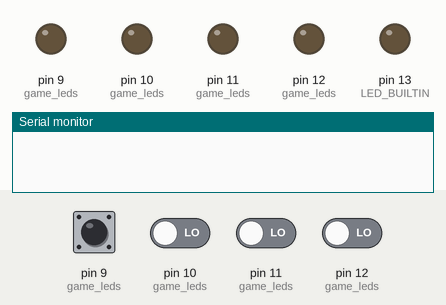
This sketch was run on a simulated Arduino Uno, built with avr-gcc and run on an emulated ATmega328P. Parts: output pins drawn as LEDs (lit = HIGH), the last lines printed to the serial monitor. Dashed ring = blinking. The inputs (shaded band) are chosen by the test bench; at power-on: pin 9 (game_leds), pin 10 (game_leds), pin 11 (game_leds), pin 12 (game_leds) LOW. Random numbers use the default seed unless the sketch sets one.

Above: at 3.5 s.
3.6 s: pin 9 (game_leds) pulsed HIGH 2 times (0.12 s each, 0.3 s apart)
At 4.3 s:
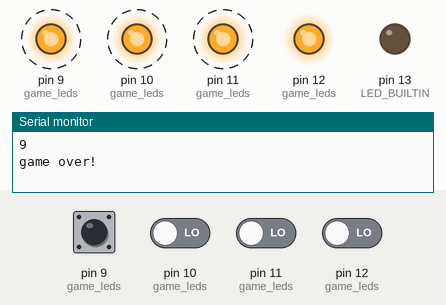
At 8.1 s:
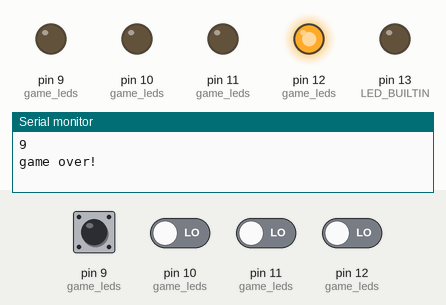
Timing chart, 0 to 9.7 s (numbered marks = the images above; inputs shaded):
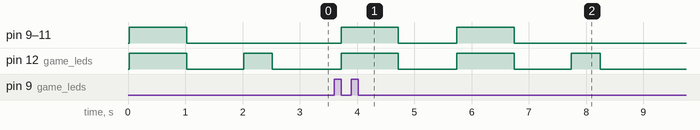

Measured:
- after the input at 3.6 s, pin 9 (game_leds), pin 10 (game_leds), pin 11 (game_leds): alternates HIGH for 1.0 s and LOW for 1.0 s, 4 changes in all, then stays LOW, starting after 0.12 s; pin 12 (game_leds): goes HIGH 1.0 s, LOW 1.0 s, HIGH 1.0 s, LOW 1.0 s, HIGH 0.50 s, then LOW, starting after 0.12 s

The sketch:

memory_game.ino
```cpp
int LED_RED = 12;
int LED_YELLOW = 11;
int LED_GREEN = 10;
int LED_WHITE = 9;

int game_leds[] = {LED_RED, LED_YELLOW, LED_GREEN, LED_WHITE};
int game_leds_length = sizeof game_leds / sizeof game_leds[0];

int round_secret[10];
int round_secret_length = sizeof round_secret / sizeof round_secret[0];

int game_round = -1;
int round_turn = -1;

void setup() {
  Serial.begin(9600);

  pinMode(LED_BUILTIN, OUTPUT);
  digitalWrite(LED_BUILTIN, LOW);

  randomSeed(analogRead(0));
}

void loop() {
  delay(10);

  if (game_round >= round_secret_length) {
    game_victory();
    return;
  }

  if (game_round < 0) {
    game_start();
    return;
  }

  if (round_turn < 0) {
    round_start();
    return;
  }

  int led = read_pressed_led();

  if (led < 0) return;

  Serial.println(led);

  if (led != round_secret[round_turn]) {
    game_over();
    return;
  }

  if (round_turn == game_round) {
    game_round_victory();
    return;
  }

  round_turn++;
}

int read_pressed_led() {
  for (int i = 0; i < game_leds_length; i++) {
    int value = digitalRead(game_leds[i]);
    if (value == HIGH) {
      while (digitalRead(game_leds[i])) {
        delay(1);
      }
      return game_leds[i];
    }
  }
  return -1;
}

void game_start() {
  set_new_round_secret();
  game_round = 0;
  round_turn = -1;
}

void game_victory() {
  set_leds_output_mode();

  show_victory_animation();

  game_round = -1;
}

void round_start() {
  set_leds_output_mode();

  show_reset_animation();

  show_round_secret_animation();

  round_turn = 0;

  set_leds_input_mode();
}

void game_over() {
  Serial.println("game over!");
  set_leds_output_mode();

  show_reset_animation();

  round_turn = -1;
  game_round = -1;
}

void game_round_victory() {
  Serial.println("round win!");
  set_leds_output_mode();

  show_round_victory_animation();

  round_turn = -1;
  game_round++;
}

void set_new_round_secret() {
  for (int i = 0; i < round_secret_length; i++) {
    int rand_index = random(0, game_leds_length);
    round_secret[i] = game_leds[rand_index];
  }
}

void show_reset_animation() {
  for (int i = 0; i < game_leds_length; i++) {
    digitalWrite(game_leds[i], HIGH);
  }

  delay(1000);

  for (int i = 0; i < game_leds_length; i++) {
    digitalWrite(game_leds[i], LOW);
  }

  delay(1000);
}

void show_round_victory_animation() {
  for (int j = 0; j < 2; j++) {
    for (int i = 0; i < game_leds_length; i++) {
      digitalWrite(game_leds[i], HIGH);
      delay(100);
      digitalWrite(game_leds[i], LOW);
    }
  }
}

void show_round_secret_animation() {
  for (int i = 0; i < game_round + 1; i++) {
    digitalWrite(round_secret[i], HIGH);
    delay(500);
    digitalWrite(round_secret[i], LOW);
    delay(50);
  }
}

void show_victory_animation() {
  for (int j = 0; j < 3; j++) {
    for (int i = 0; i < game_leds_length; i++) {
      digitalWrite(game_leds[i], HIGH);
      delay(100);
      digitalWrite(game_leds[i], LOW);
    }
    for (int i = 0; i < game_leds_length; i++) {
      digitalWrite(game_leds[game_leds_length-i], HIGH);
      delay(100);
      digitalWrite(game_leds[game_leds_length-i], LOW);
    }
  }
}

void set_leds_output_mode() {
  for (int i = 0; i < game_leds_length; i++) {
    pinMode(game_leds[i], OUTPUT);
  }
}

void set_leds_input_mode() {
  for (int i = 0; i < game_leds_length; i++) {
    pinMode(game_leds[i], INPUT);
  }
}
```
